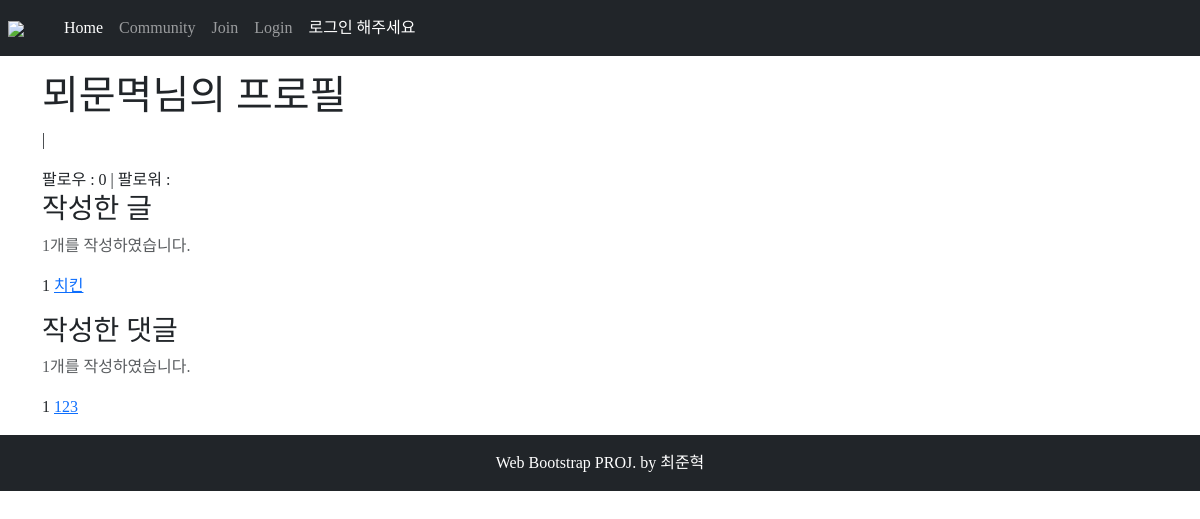
The app's page /accounts/detail/1 with its own data.
### accounts/models.py (models this page shows)
class User(AbstractUser):
    followings = models.ManyToManyField('self', symmetrical=False, related_name='followers')
    @property
    def full_name(self):
        return f'{self.last_name}{self.first_name}'

### reviews/models.py (models this page shows)
class Review(models.Model):
    title = models.CharField(max_length=20)
    moviename = models.CharField(max_length=20, null=False)
    content = models.TextField(null=False)
    grade = models.FloatField(null=False, default=0)
    created_at = models.DateTimeField(auto_now_add=True)
    updated_at = models.DateTimeField(auto_now=True)
    image = ProcessedImageField(upload_to='images/', blank=True,
                                processors=[ResizeToFill(400, 300)],
                                format='JPEG',
                                options={'quality': 80})
    image_thumbnail = ProcessedImageField(
	                                      upload_to = 'images/', 	blank=True,# settings.py 원본 ImageField 명
	                                      processors = [Thumbnail(100, 100)], # 처리할 작업목록
		                                  format = 'JPEG',		   # 최종 저장 포맷
		                                  options = {'quality': 60}) # 저장 옵션
    user = models.ForeignKey(settings.AUTH_USER_MODEL,
                                on_delete=models.CASCADE, null=True)
    like_users = models.ManyToManyField(settings.AUTH_USER_MODEL, related_name="like_articles")

class Comment(models.Model):
    content = models.TextField()
    created_at = models.DateTimeField(auto_now_add=True)
    article = models.ForeignKey(Review, on_delete=models.CASCADE)
    user = models.ForeignKey(settings.AUTH_USER_MODEL,
                                on_delete=models.CASCADE, null=True)

### accounts/views.py (the view)
# urls.py: path('detail/<int:pk>', views.detail, name='detail'),
def detail(request, pk):
    user = get_user_model().objects.get(pk=pk)
    context = {
        'user': user
    }
    return render(request, 'accounts/detail.html', context)

### accounts/templates/accounts/detail.html (shortened to what this page needs)
{% extends 'base.html' %}
{% block body %}
  <div class="container mt-3 mb-3">
    <h1>{{ user.username }}님의 프로필</h1>
    <p>{{ user.email }}
      |
    </p>
    팔로우 :
    {{ user.followings.count }}
    | 팔로워 :
    {{ user.follower.count }}<br>
    <div class="col-6">
      <h3>작성한 글</h3>
      <p class="text-muted">{{ user.review_set.count }}개를 작성하였습니다.</p>
      {% for article in user.review_set.all %}
        <p>
          {{ forloop.counter }}
          <a href="{% url 'reviews:detail' article.pk %}">{{ article.title }}</a>
        </p>
      </div>
    {% endfor %}
    <div class="col-6">
      <h3>작성한 댓글</h3>
      <p class="text-muted">{{ user.comment_set.count }}개를 작성하였습니다.</p>
      {% for comment in user.comment_set.all %}
        <p>
          {{ forloop.counter }}
          <a href="{% url 'reviews:detail' comment.article.pk %}">{{ comment.content }}</a>
        </p>
      </div>
    {% endfor %}
  </div>
{% endblock body %}

### reviews/static/css/movie.css (style rules this page uses)
* { font-family: 'NetflixSans'; }

### reviewpjt/templates/base.html (style rules this page uses)
* { font-family: 'NetflixSans'; }
a { text-decoration: none; color: inherit; }

### records on screen
User: username "뫼문멱", followings.count "0", review_set.count "1", comment_set.count "1"
Review: title "치킨"
Comment: content "123"
